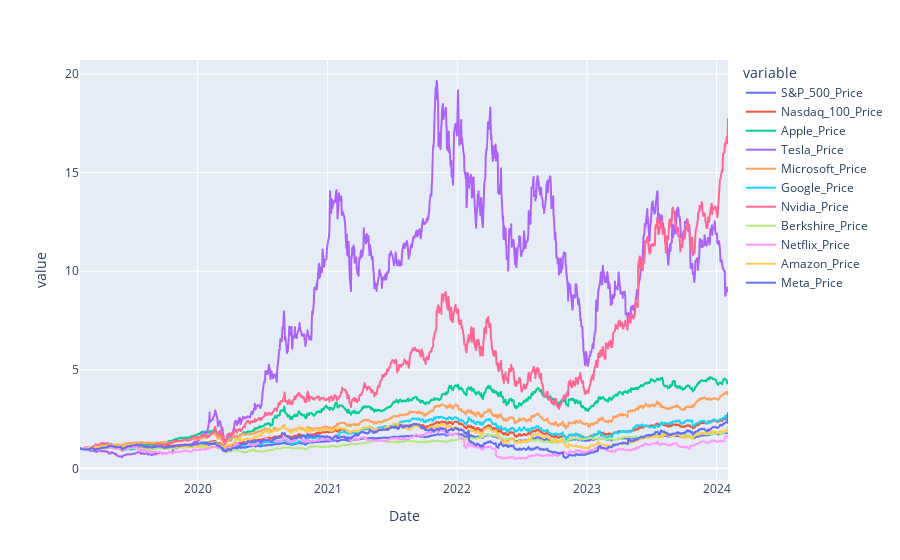

The code cell stored with this chart in its notebook:
### Code cell
fig = px.line(data_frame=df_price_new)
fig.show()

### Figure 1 — Plotly figure (JSON) as saved in the notebook; plotly's stock layout.template omitted (floating-point values rounded to 4 significant figures; data arrays with more than 128 entries replaced by an {"elided": "..."} marker saying what was removed)
{"data": [{"hovertemplate": "variable=S&P_500_Price<br>Date=%{x}<br>value=%{y}<extra></extra>", "legendgroup": "S&P_500_Price", "line": {"color": "#636efa", "dash": "solid"}, "marker": {"symbol": "circle"}, "mode": "lines", "name": "S&P_500_Price", "showlegend": true, "type": "scattergl", "x": {"elided": "1243 str values"}, "xaxis": "x", "y": {"elided": "1243 float values"}, "yaxis": "y"}, {"hovertemplate": "variable=Nasdaq_100_Price<br>Date=%{x}<br>value=%{y}<extra></extra>", "legendgroup": "Nasdaq_100_Price", "line": {"color": "#EF553B", "dash": "solid"}, "marker": {"symbol": "circle"}, "mode": "lines", "name": "Nasdaq_100_Price", "showlegend": true, "type": "scattergl", "x": {"elided": "1243 str values"}, "xaxis": "x", "y": {"elided": "1243 float values"}, "yaxis": "y"}, {"hovertemplate": "variable=Apple_Price<br>Date=%{x}<br>value=%{y}<extra></extra>", "legendgroup": "Apple_Price", "line": {"color": "#00cc96", "dash": "solid"}, "marker": {"symbol": "circle"}, "mode": "lines", "name": "Apple_Price", "showlegend": true, "type": "scattergl", "x": {"elided": "1243 str values"}, "xaxis": "x", "y": {"elided": "1243 float values"}, "yaxis": "y"}, {"hovertemplate": "variable=Tesla_Price<br>Date=%{x}<br>value=%{y}<extra></extra>", "legendgroup": "Tesla_Price", "line": {"color": "#ab63fa", "dash": "solid"}, "marker": {"symbol": "circle"}, "mode": "lines", "name": "Tesla_Price", "showlegend": true, "type": "scattergl", "x": {"elided": "1243 str values"}, "xaxis": "x", "y": {"elided": "1243 float values"}, "yaxis": "y"}, {"hovertemplate": "variable=Microsoft_Price<br>Date=%{x}<br>value=%{y}<extra></extra>", "legendgroup": "Microsoft_Price", "line": {"color": "#FFA15A", "dash": "solid"}, "marker": {"symbol": "circle"}, "mode": "lines", "name": "Microsoft_Price", "showlegend": true, "type": "scattergl", "x": {"elided": "1243 str values"}, "xaxis": "x", "y": {"elided": "1243 float values"}, "yaxis": "y"}, {"hovertemplate": "variable=Google_Price<br>Date=%{x}<br>value=%{y}<extra></extra>", "legendgroup": "Google_Price", "line": {"color": "#19d3f3", "dash": "solid"}, "marker": {"symbol": "circle"}, "mode": "lines", "name": "Google_Price", "showlegend": true, "type": "scattergl", "x": {"elided": "1243 str values"}, "xaxis": "x", "y": {"elided": "1243 float values"}, "yaxis": "y"}, {"hovertemplate": "variable=Nvidia_Price<br>Date=%{x}<br>value=%{y}<extra></extra>", "legendgroup": "Nvidia_Price", "line": {"color": "#FF6692", "dash": "solid"}, "marker": {"symbol": "circle"}, "mode": "lines", "name": "Nvidia_Price", "showlegend": true, "type": "scattergl", "x": {"elided": "1243 str values"}, "xaxis": "x", "y": {"elided": "1243 float values"}, "yaxis": "y"}, {"hovertemplate": "variable=Berkshire_Price<br>Date=%{x}<br>value=%{y}<extra></extra>", "legendgroup": "Berkshire_Price", "line": {"color": "#B6E880", "dash": "solid"}, "marker": {"symbol": "circle"}, "mode": "lines", "name": "Berkshire_Price", "showlegend": true, "type": "scattergl", "x": {"elided": "1243 str values"}, "xaxis": "x", "y": {"elided": "1243 float values"}, "yaxis": "y"}, {"hovertemplate": "variable=Netflix_Price<br>Date=%{x}<br>value=%{y}<extra></extra>", "legendgroup": "Netflix_Price", "line": {"color": "#FF97FF", "dash": "solid"}, "marker": {"symbol": "circle"}, "mode": "lines", "name": "Netflix_Price", "showlegend": true, "type": "scattergl", "x": {"elided": "1243 str values"}, "xaxis": "x", "y": {"elided": "1243 float values"}, "yaxis": "y"}, {"hovertemplate": "variable=Amazon_Price<br>Date=%{x}<br>value=%{y}<extra></extra>", "legendgroup": "Amazon_Price", "line": {"color": "#FECB52", "dash": "solid"}, "marker": {"symbol": "circle"}, "mode": "lines", "name": "Amazon_Price", "showlegend": true, "type": "scattergl", "x": {"elided": "1243 str values"}, "xaxis": "x", "y": {"elided": "1243 float values"}, "yaxis": "y"}, {"hovertemplate": "variable=Meta_Price<br>Date=%{x}<br>value=%{y}<extra></extra>", "legendgroup": "Meta_Price", "line": {"color": "#636efa", "dash": "solid"}, "marker": {"symbol": "circle"}, "mode": "lines", "name": "Meta_Price", "showlegend": true, "type": "scattergl", "x": {"elided": "1243 str values"}, "xaxis": "x", "y": {"elided": "1243 float values"}, "yaxis": "y"}], "layout": {"legend": {"title": {"text": "variable"}, "tracegroupgap": 0}, "margin": {"t": 60}, "xaxis": {"anchor": "y", "domain": [0, 1], "title": {"text": "Date"}}, "yaxis": {"anchor": "x", "domain": [0, 1], "title": {"text": "value"}}}}
